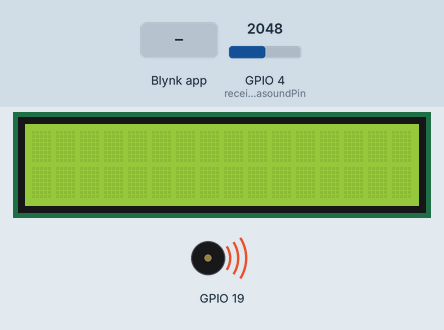
Bench run of a sketch on a simulated ESP32. On the bench: 16×2 character LCD, buzzer (waves = sounding). The inputs (shaded band) are chosen by the test bench; at power-on: GPIO 4 (receiverUltrasoundPin) = 2048. WiFi joins after 1.5 s; servers stay silent unless stated; what the sketch prints to the serial monitor is not drawn.

Above: at 3.0 s.
3.1 s: Blynk app writes 1 to V4
At 13.8 s:
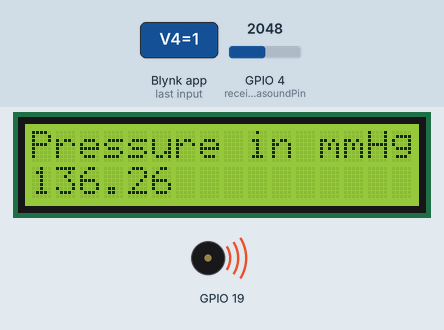
Timing chart, 0 to 14.6 s (numbered marks = the images above; inputs shaded):
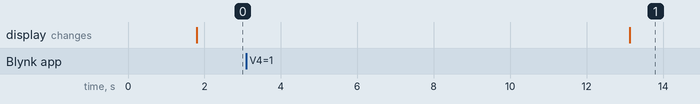

Measured:
- after the input at 3.1 s, the display: changes after 10.0 s (image 1)

The sketch:

testv4WIthIot.ino
```cpp
// Include necessary libraries
#include <Wire.h>
#include <hd44780.h>
#include <hd44780ioClass/hd44780_I2Cexp.h>

hd44780_I2Cexp lcd;

#define BLYNK_TEMPLATE_ID "TMPL3zkcfEQ5v"
#define BLYNK_TEMPLATE_NAME "Tonometer"
#define BLYNK_AUTH_TOKEN "TwYAh3EG-Z7_V-vPO7nsVupEmuYnkAxU"

#include <WiFi.h>
#include <BlynkSimpleEsp32.h>

const char ssid[] = "AkLava";       // Wi-Fi SSID
const char pass[] = "12345678";  // Wi-Fi Password

const int pwmPin = 2;               // Pin to output PWM
const int pwmChannel = 0;           // PWM channel (0-15 available)
const int pwmResolution = 8;        // Resolution (8-bit)
const int pwmFrequency = 40000;     // Frequency in Hz (40 kHz)

unsigned long numberMillis = 0;     // Timer for sending numbers
int start = 1;                      // Start of the range
int end = 10;                       // End of the range
int current = 0;                    // Current number
bool processing = false;            // Flag to indicate the process is running
float sumPressure = 0;              // Sum of pressure values
int receiverUltrasoundPin = 4;      // Ultrasound receiver pin
const float pressureSlope = 11.53;
const float pressureIntercept = 476.88;

bool alarmActive = false;           // Flag to indicate alarm is active
unsigned long alarmStartMillis = 0; // Timer for alarm duration (10 seconds)

// Switch to control alarm manually
BLYNK_WRITE(V7) {
  int switchState = param.asInt();
  if (switchState == 0 && alarmActive) {
    // Turn OFF alarm if switch is toggled OFF
    stopAlarm();
  }
}

BLYNK_WRITE(V4) { // Button on virtual pin V4
  int pinValue = param.asInt();
  if (pinValue == 1 && !processing) {
    // Start processing when button is turned ON
    processing = true;
    current = start;
    sumPressure = 0;
  }
}

void setup() {
  Serial.begin(115200);                           // Start Serial communication
  pinMode(receiverUltrasoundPin, INPUT);          // Set ultrasound receiver pin as input
  Blynk.begin(BLYNK_AUTH_TOKEN, ssid, pass);      // Connect to Wi-Fi and Blynk

  ledcSetup(pwmChannel, pwmFrequency, pwmResolution);
  ledcSetup(3, 50, pwmResolution);

  // Attach the PWM channel to the pin
  ledcAttachPin(pwmPin, pwmChannel);
  ledcAttachPin(19, 3);

  ledcWriteTone(0, 40000);
  ledcWriteTone(3, 50);

  lcd.begin(16, 2); // Initialize the LCD
  lcd.clear(); // Clear the display
}

void loop() {
  Blynk.run(); // Run Blynk

  // If processing, handle timing for counting numbers
  if (processing && millis() - numberMillis >= 1000) {
    numberMillis = millis();
    processNumbers();
  }

  // Handle alarm duration
  if (alarmActive && millis() - alarmStartMillis >= 10000) {
    stopAlarm(); // Stop alarm after 10 seconds
  }
}

void processNumbers() {
  if (current <= end) {
    // Read the ultrasound receiver value
    int receiverValue = analogRead(4);

    // Calculate the ratio and pressure
    float ratio = receiverValue; // Normalize to 0-1 range
    Serial.print("Value: ");
    Serial.println(receiverValue);
    float pressure = (ratio  - pressureIntercept) / pressureSlope;

    // Add the current pressure value to the sum
    sumPressure += pressure;

    // Print the value to Serial Monitor
    Serial.print("Number: ");
    Serial.print(current);
    Serial.print(" - Pressure: ");
    Serial.println(pressure);

    // Increment the current number
    current++;
  } else if (processing) {
    // Process is complete
    processing = false;

    // Calculate the average pressure
    float averagePressure = sumPressure / float(end - start + 1);

    // Print the average to Serial Monitor
    Serial.print("Average Pressure: ");
    Serial.println(averagePressure);

    lcd.clear();
    lcd.setCursor(0, 0);
    lcd.print("Pressure in mmHg");
    lcd.setCursor(0, 1);
    lcd.print(averagePressure);

    // Send results to Blynk Terminal
    Blynk.virtualWrite(V5, "Process Complete!\n");
    Blynk.virtualWrite(V5, "Average Pressure: " + String(averagePressure) + "\n");

    // Turn OFF the button widget (V4)
    Blynk.virtualWrite(V4, 0);

    // Activate alarm: send a notification and toggle the LED widget
    startAlarm();
  }
}

void startAlarm() {
  alarmActive = true;
  alarmStartMillis = millis();
  Blynk.virtualWrite(V6, 1); // Turn ON alarm widget (e.g., LED on virtual pin V6)
  Blynk.virtualWrite(V7, 1); // Set the switch to ON state
  Serial.println("Alarm Activated!");
}

void stopAlarm() {
  alarmActive = false;
  Blynk.virtualWrite(V6, 0); // Turn OFF alarm widget
  Blynk.virtualWrite(V7, 0); // Set the switch to OFF state
  Serial.println("Alarm Stopped!");
}
```
